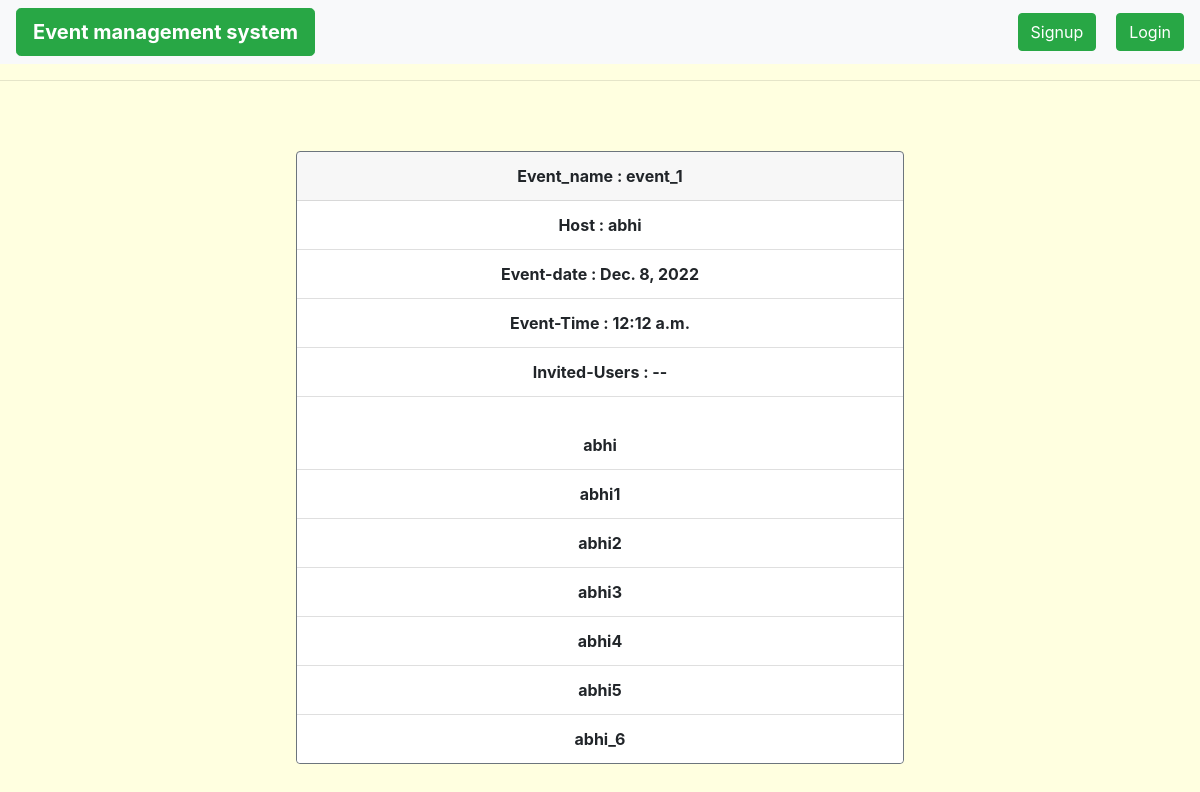
The app's page /get_this_event/12 with its own data.
### app/models.py (models this page shows, shortened)
class events(models.Model):
    host = models.ForeignKey(
        User, on_delete=models.CASCADE, default='request.user', related_name='users')
    event_name = models.CharField(max_length=100)
    date = models.DateField(null=True)
    time = models.TimeField(null=True)
    invited_user = models.ManyToManyField(User, blank=True)

### app/views/events.py (the view)
# urls.py: path('get_this_event/<int:id>',events.get_this_event,name='get_this_event'),
def get_this_event(request, id):
    event = events.objects.get(pk=id)
    return render(request, 'see_particulur_event.html', {'event': event})

### app/templates/see_particulur_event.html
{% extends 'base.html' %}
{% block content %}
<center>
    <div class="card border border-secondary" style="width: 38rem;margin-top: 70px;">
        <div class="card-header">
            <b>Event_name : {{event.event_name}}</b>
        </div>
        <ul class="list-group list-group-flush">
            <li class="list-group-item "><b>Host : {{event.host}}</b></li>
            <li class="list-group-item"><b>Event-date : {{event.date}}</b></li>
            <li class="list-group-item"><b>Event-Time : {{event.time}}</b></li>
            <li class="list-group-item"><b>Invited-Users : -- </b></li>
            <li class="list-group-item"></li>
            <ul class="list-group list-group-flush">
                {% for user in event.invited_user.all %}
                <li class="list-group-item"><b>{{user}}</b></li>
                {% endfor %}
            </ul>
        </ul>
    </div>
</center>
{% endblock %}

### records on screen
events: event_name "event_1", host "abhi", date "Dec. 8, 2022", time "12:12 a.m."

### other values on screen
{{ user }} "abhi"
{{ user }} "abhi1"
{{ user }} "abhi2"
{{ user }} "abhi3"
{{ user }} "abhi4"
{{ user }} "abhi5"
{{ user }} "abhi_6"
